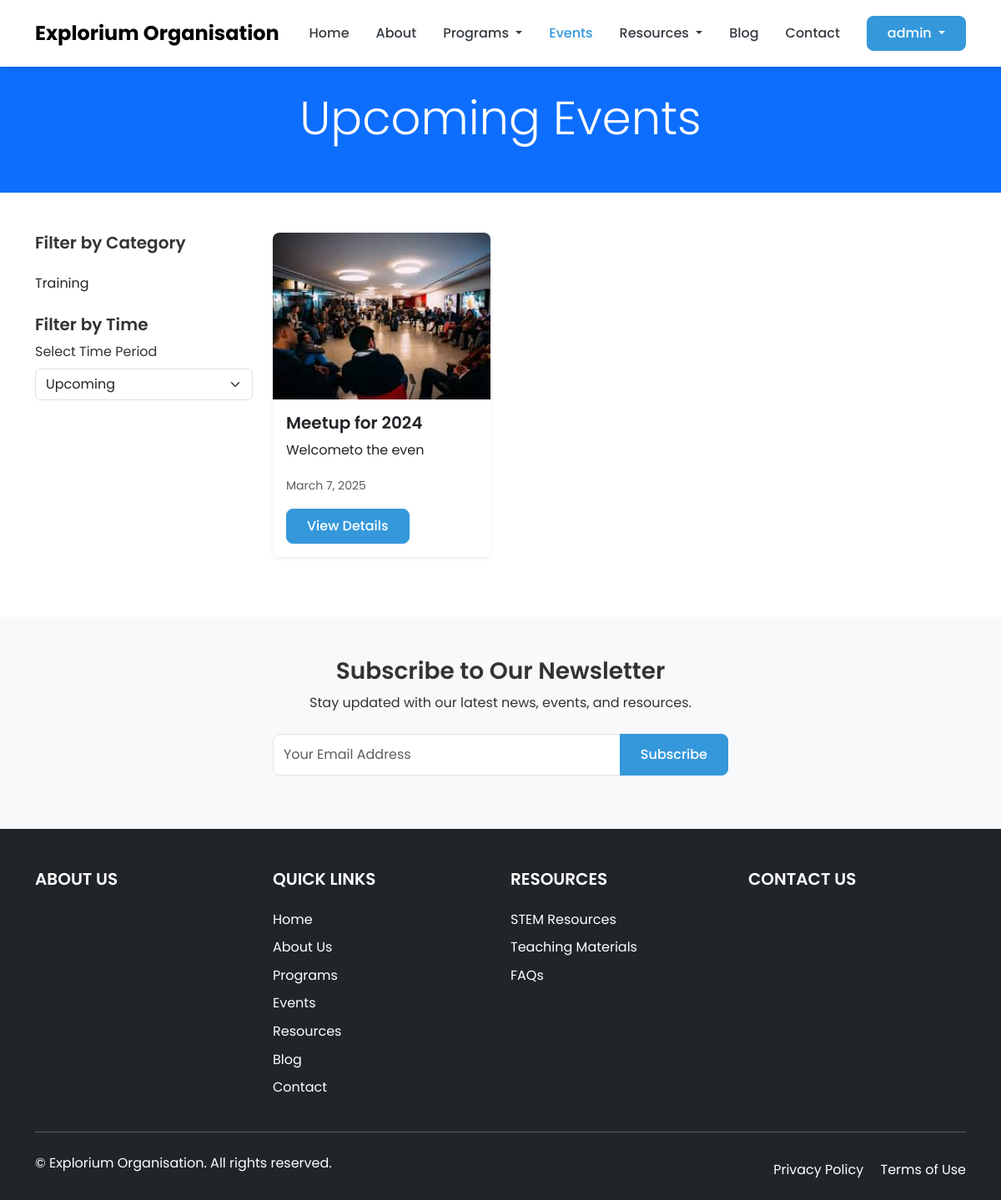
Screenshot of /events/ (signed in) with the database file from the repository.
### core/models.py (models this page shows, shortened)
class SiteSettings(models.Model):
    site_name = models.CharField(_("Site Name"), max_length=100, default="Explorium Organisation")
    site_description = models.TextField(_("Site Description"), blank=True)
    logo = models.ImageField(_("Logo"), upload_to='site/', blank=True, null=True)
    favicon = models.ImageField(_("Favicon"), upload_to='site/', blank=True, null=True)
    email = models.EmailField(_("Contact Email"), blank=True)
    phone = models.CharField(_("Contact Phone"), max_length=20, blank=True)
    address = models.TextField(_("Address"), blank=True)
    facebook = models.URLField(_("Facebook URL"), blank=True)
    twitter = models.URLField(_("Twitter URL"), blank=True)
    instagram = models.URLField(_("Instagram URL"), blank=True)
    linkedin = models.URLField(_("LinkedIn URL"), blank=True)
    youtube = models.URLField(_("YouTube URL"), blank=True)
    class Meta:
        verbose_name = _("Site Settings")
        verbose_name_plural = _("Site Settings")

### events/models.py (models this page shows, shortened)
class EventCategory(models.Model):
    name = models.CharField(_("Name"), max_length=100)
    slug = models.SlugField(_("Slug"), max_length=120, unique=True)
    description = models.TextField(_("Description"), blank=True)
    is_active = models.BooleanField(_("Is Active"), default=True)
    class Meta:
        verbose_name = _("Event Category")
        verbose_name_plural = _("Event Categories")
        ordering = ['name']

class Event(models.Model):
    title = models.CharField(_("Title"), max_length=200)
    slug = models.SlugField(_("Slug"), max_length=250, unique=True)
    category = models.ForeignKey(EventCategory, on_delete=models.CASCADE, related_name='events')
    short_description = models.TextField(_("Short Description"))
    content = RichTextField(_("Content"))
    featured_image = models.ImageField(_("Featured Image"), upload_to='events/')
    location = models.CharField(_("Location"), max_length=200)
    address = models.TextField(_("Address"), blank=True)
    start_date = models.DateTimeField(_("Start Date"))
    end_date = models.DateTimeField(_("End Date"))
    registration_deadline = models.DateTimeField(_("Registration Deadline"), blank=True, null=True)
    capacity = models.PositiveIntegerField(_("Capacity"), default=0, help_text="0 means unlimited")
    price = models.DecimalField(_("Price"), max_digits=10, decimal_places=2, default=0, help_text="0 means free")
    tags = TaggableManager(_("Tags"), blank=True)
    organizer = models.CharField(_("Organizer"), max_length=200, blank=True)
    organizer_website = models.URLField(_("Organizer Website"), blank=True)
    contact_email = models.EmailField(_("Contact Email"), blank=True)
    contact_phone = models.CharField(_("Contact Phone"), max_length=20, blank=True)
    is_active = models.BooleanField(_("Is Active"), default=True)
    created_at = models.DateTimeField(_("Created At"), auto_now_add=True)
    updated_at = models.DateTimeField(_("Updated At"), auto_now=True)
    class Meta:
        verbose_name = _("Event")
        verbose_name_plural = _("Events")
        ordering = ['start_date']

### events/views.py (the view)
# urls.py: path('', EventListView.as_view(), name='event_list'),
class EventListView(ListView):
    model = Event
    template_name = 'events/event_list.html'
    context_object_name = 'events'
    paginate_by = 9
    def get_queryset(self):
        queryset = Event.objects.filter(is_active=True)
        category_slug = self.kwargs.get('category_slug')
        if category_slug:
            queryset = queryset.filter(category__slug=category_slug)
        period = self.request.GET.get('period', 'upcoming')
        now = timezone.now()
        if period == 'past':
            queryset = queryset.filter(end_date__lt=now)
        elif period == 'ongoing':
            queryset = queryset.filter(start_date__lte=now, end_date__gte=now)
        elif period == 'upcoming':
            queryset = queryset.filter(start_date__gt=now)
        return queryset
    def get_context_data(self, **kwargs):
        context = super().get_context_data(**kwargs)
        context['categories'] = EventCategory.objects.filter(is_active=True)
        context['current_period'] = self.request.GET.get('period', 'upcoming')
        category_slug = self.kwargs.get('category_slug')
        if category_slug:
            context['active_category'] = get_object_or_404(EventCategory, slug=category_slug)
        return context

### core/context_processors.py (called while the page is built)
def site_settings(request):
    try:
        settings = SiteSettings.objects.first()
        if not settings:
            settings = SiteSettings.objects.create()
    except:
        settings = None
    return {'site_settings': settings}

### templates/events/event_list.html (shortened to what this page needs)
{% extends 'base.html' %}
{% block content %}
<section class="page-header bg-primary text-white">
    <div class="container">
        <div class="row">
            <div class="col-12 text-center py-5">
                <h1 class="display-4">Upcoming Events</h1>
            </div>
        </div>
    </div>
</section>
<section class="events-section py-5">
    <div class="container">
        <div class="row">
            <div class="col-lg-3 mb-4">
                <h5 class="mb-4">Filter by Category</h5>
                <ul class="list-unstyled">
                    {% for category in categories %}
                        <li>
                            <a href="{% url 'events:event_list_by_category' category.slug %}" class="text-dark">
                                {{ category.name }}
                            </a>
                        </li>
                    {% endfor %}
                </ul>
                <h5 class="mt-4">Filter by Time</h5>
                <form method="get">
                    <label for="period-select" class="form-label">Select Time Period</label>
                    <select id="period-select" name="period" class="form-select" onchange="this.form.submit()">
                        <option value="upcoming" {% if current_period == 'upcoming' %}selected{% endif %}>Upcoming</option>
                    </select>
                </form>
            </div>
            <div class="col-lg-9">
                <div class="row">
                    {% for event in events %}
                    <div class="col-md-6 col-lg-4 mb-4">
                        <div class="event-card card border-0 shadow-sm">
                            <img src="{{ event.featured_image.url }}" class="card-img-top" alt="{{ event.title }}">
                            <div class="card-body">
                                <h5 class="card-title">{{ event.title }}</h5>
                                <p class="card-text">{{ event.short_description }}</p>
                                <p class="card-text"><small class="text-muted">{{ event.start_date|date:"F j, Y" }}</small></p>
                                <a href="{% url 'events:event_detail' event.slug %}" class="btn btn-primary">View Details</a>
                            </div>
                        </div>
                    </div>
                    {% empty %}
                    <div class="col-12">
                        <div class="alert alert-info">
                            No events found matching your criteria.
                        </div>
                    </div>
                    {% endfor %}
                </div>
            </div>
        </div>
    </div>
</section>
{% endblock %}

### templates/base.html (shortened to what this page needs)
<!DOCTYPE html>
<html lang="en">
<head>
    <link href="https://cdn.jsdelivr.net/npm/bootstrap@5.3.0/dist/css/bootstrap.min.css" rel="stylesheet">
    <link rel="stylesheet" href="https://cdnjs.cloudflare.com/ajax/libs/font-awesome/6.4.0/css/all.min.css">
    {% load static %}
    <link rel="stylesheet" href="{% static 'css/style.css' %}">
</head>
<body class="{% block body_class %}{% endblock %}">
    <header class="header">
        <nav class="navbar navbar-expand-lg navbar-light bg-white fixed-top shadow-sm">
            <div class="container">
                <a class="navbar-brand" href="{% url 'core:home' %}">
                    {% if site_settings.logo %}
                    <img src="{{ site_settings.logo.url }}" alt="{{ site_settings.site_name }}" height="40">
                    {% else %}
                    {{ site_settings.site_name }}
                    {% endif %}
                </a>
                <div class="collapse navbar-collapse" id="navbarMain">
                    <ul class="navbar-nav ms-auto mb-2 mb-lg-0">
                        <li class="nav-item">
                            <a class="nav-link {% if request.path == '/' %}active{% endif %}" href="{% url 'core:home' %}">Home</a>
                        </li>
                        <li class="nav-item">
                            <a class="nav-link {% if request.path == '/about/' %}active{% endif %}" href="{% url 'core:about' %}">About</a>
                        </li>
                        <li class="nav-item dropdown">
                            <a class="nav-link dropdown-toggle" href="#" id="programsDropdown" role="button" data-bs-toggle="dropdown" aria-expanded="false">
                                Programs
                            </a>
                        </li>
                        <li class="nav-item">
                            <a class="nav-link {% if '/events/' in request.path %}active{% endif %}" href="{% url 'events:event_list' %}">Events</a>
                        </li>
                        <li class="nav-item dropdown">
                            <a class="nav-link dropdown-toggle" href="#" id="resourcesDropdown" role="button" data-bs-toggle="dropdown" aria-expanded="false">
                                Resources
                            </a>
                        </li>
                        <li class="nav-item">
                            <a class="nav-link {% if '/blog/' in request.path %}active{% endif %}" href="{% url 'blog:post_list' %}">Blog</a>
                        </li>
                        <li class="nav-item">
                            <a class="nav-link {% if request.path == '/contact/' %}active{% endif %}" href="{% url 'core:contact' %}">Contact</a>
                        </li>
                    </ul>
                    <div class="d-flex ms-lg-3">
                        {% if user.is_authenticated %}
                        <div class="dropdown">
                            <button class="btn btn-primary dropdown-toggle" type="button" id="userDropdown" data-bs-toggle="dropdown" aria-expanded="false">
                                {{ user.first_name|default:user.username }}
                            </button>
                        </div>
                        {% else %}
                        <a href="{% url 'accounts:account_login' %}" class="btn btn-outline-primary me-2">Login</a>
                        <a href="{% url 'accounts:account_signup' %}" class="btn btn-primary">Register</a>
                        {% endif %}
                    </div>
                </div>
            </div>
        </nav>
    </header>
    <main class="main-content">
        {% block content %}{% endblock %}
    </main>
    <section class="newsletter-section bg-light py-5">
        <div class="container">
            <div class="row justify-content-center">
                <div class="col-lg-6 text-center">
                    <h3>Subscribe to Our Newsletter</h3>
                    <p class="mb-4">Stay updated with our latest news, events, and resources.</p>
                    <form action="{% url 'core:newsletter_subscribe' %}" method="post" id="newsletter-form" class="newsletter-form">
                        <div class="input-group mb-3">
                            <input type="email" name="email" class="form-control" placeholder="Your Email Address" required>
                            <button class="btn btn-primary" type="submit">Subscribe</button>
                        </div>
                    </form>
                </div>
            </div>
        </div>
    </section>
    <footer class="footer bg-dark text-white pt-5 pb-3">
        <div class="container">
            <div class="row">
                <div class="col-lg-3 col-md-6 mb-4 mb-lg-0">
                    <h5 class="text-uppercase mb-4">About Us</h5>
                </div>
                <div class="col-lg-3 col-md-6 mb-4 mb-lg-0">
                    <h5 class="text-uppercase mb-4">Quick Links</h5>
                    <ul class="list-unstyled">
                        <li class="mb-2"><a href="{% url 'core:home' %}" class="text-white">Home</a></li>
                        <li class="mb-2"><a href="{% url 'core:about' %}" class="text-white">About Us</a></li>
                        <li class="mb-2"><a href="{% url 'programs:program_list' %}" class="text-white">Programs</a></li>
                        <li class="mb-2"><a href="{% url 'events:event_list' %}" class="text-white">Events</a></li>
                        <li class="mb-2"><a href="{% url 'resources:resource_list' %}" class="text-white">Resources</a></li>
                        <li class="mb-2"><a href="{% url 'blog:post_list' %}" class="text-white">Blog</a></li>
                        <li><a href="{% url 'core:contact' %}" class="text-white">Contact</a></li>
                    </ul>
                </div>
                <div class="col-lg-3 col-md-6 mb-4 mb-md-0">
                    <h5 class="text-uppercase mb-4">Resources</h5>
                    <ul class="list-unstyled">
                        <li class="mb-2"><a href="{% url 'resources:resource_list' %}" class="text-white">STEM Resources</a></li>
                        <li class="mb-2"><a href="{% url 'resources:teaching_material_list' %}" class="text-white">Teaching Materials</a></li>
                        <li class="mb-2"><a href="{% url 'core:faq' %}" class="text-white">FAQs</a></li>
                    </ul>
                </div>
                <div class="col-lg-3 col-md-6">
                    <h5 class="text-uppercase mb-4">Contact Us</h5>
                </div>
            </div>
            <hr class="my-4">
            <div class="row align-items-center">
                <div class="col-md-7 col-lg-8">
                    <p>© {{ current_year }} {{ site_settings.site_name }}. All rights reserved.</p>
                </div>
                <div class="col-md-5 col-lg-4">
                    <div class="text-md-end">
                        <a href="#" class="text-white me-3">Privacy Policy</a>
                        <a href="#" class="text-white">Terms of Use</a>
                    </div>
                </div>
            </div>
        </div>
    </footer>
</body>
</html>

### static/css/style.css (style rules this page uses)
:root { --primary-color: #3498db; --secondary-color: #2980b9; --accent-color: #1abc9c; --light-color: #f8f9fa; --dark-color: #343a40; --gray-color: #6c757d; --success-color: #28a745; --warning-color: #ffc107; --danger-color: #dc3545; --info-color: #17a2b8; --shadow-sm: 0 .125rem .25rem rgba(0,0,0,.075); --shadow: 0 .5rem 1rem rgba(0,0,0,.15); --shadow-lg: 0 1rem 3rem rgba(0,0,0,.175); --transition: all 0.3s ease; --radius: 0.5rem; --radius-sm: 0.25rem; --radius-lg: 1rem; }
body { font-family: 'Poppins', sans-serif; color: #333; line-height: 1.6; overflow-x: hidden; }
h1, h2, h3, h4, h5, h6 { font-weight: 600; }
a { color: var(--primary-color); text-decoration: none; transition: var(--transition); }
.btn { border-radius: var(--radius); padding: 0.5rem 1.5rem; font-weight: 500; transition: var(--transition); }
.btn-primary { background-color: var(--primary-color); border-color: var(--primary-color); }
.header { margin-bottom: 60px; }
.navbar { padding: 1rem 0; transition: var(--transition); }
.navbar-brand { font-weight: 700; font-size: 1.5rem; }
.navbar-light .navbar-nav .nav-link { color: var(--dark-color); font-weight: 500; padding: 0.5rem 1rem; }
.navbar-light .navbar-nav .nav-link:hover, .navbar-light .navbar-nav .nav-link.active { color: var(--primary-color); }
.event-card { border-radius: var(--radius); overflow: hidden; transition: var(--transition); }
.event-card img { height: 200px; object-fit: cover; }
.newsletter-section { padding: 4rem 0; }
.newsletter-form .form-control { height: 50px; border-radius: var(--radius) 0 0 var(--radius); }
.newsletter-form .btn { border-radius: 0 var(--radius) var(--radius) 0; height: 50px; }
.footer { background-color: var(--dark-color); }
.footer a { color: rgba(255, 255, 255, 0.7); transition: var(--transition); }

### rows the page displays
SiteSettings: site_name "Explorium Organisation"
EventCategory: name "Training"
Event: featured_image (picture), title "Meetup for 2024", short_description "Welcometo the even", start_date "March 7, 2025"

### other values shown
{{ user.first_name|default:user.username }} "admin"
